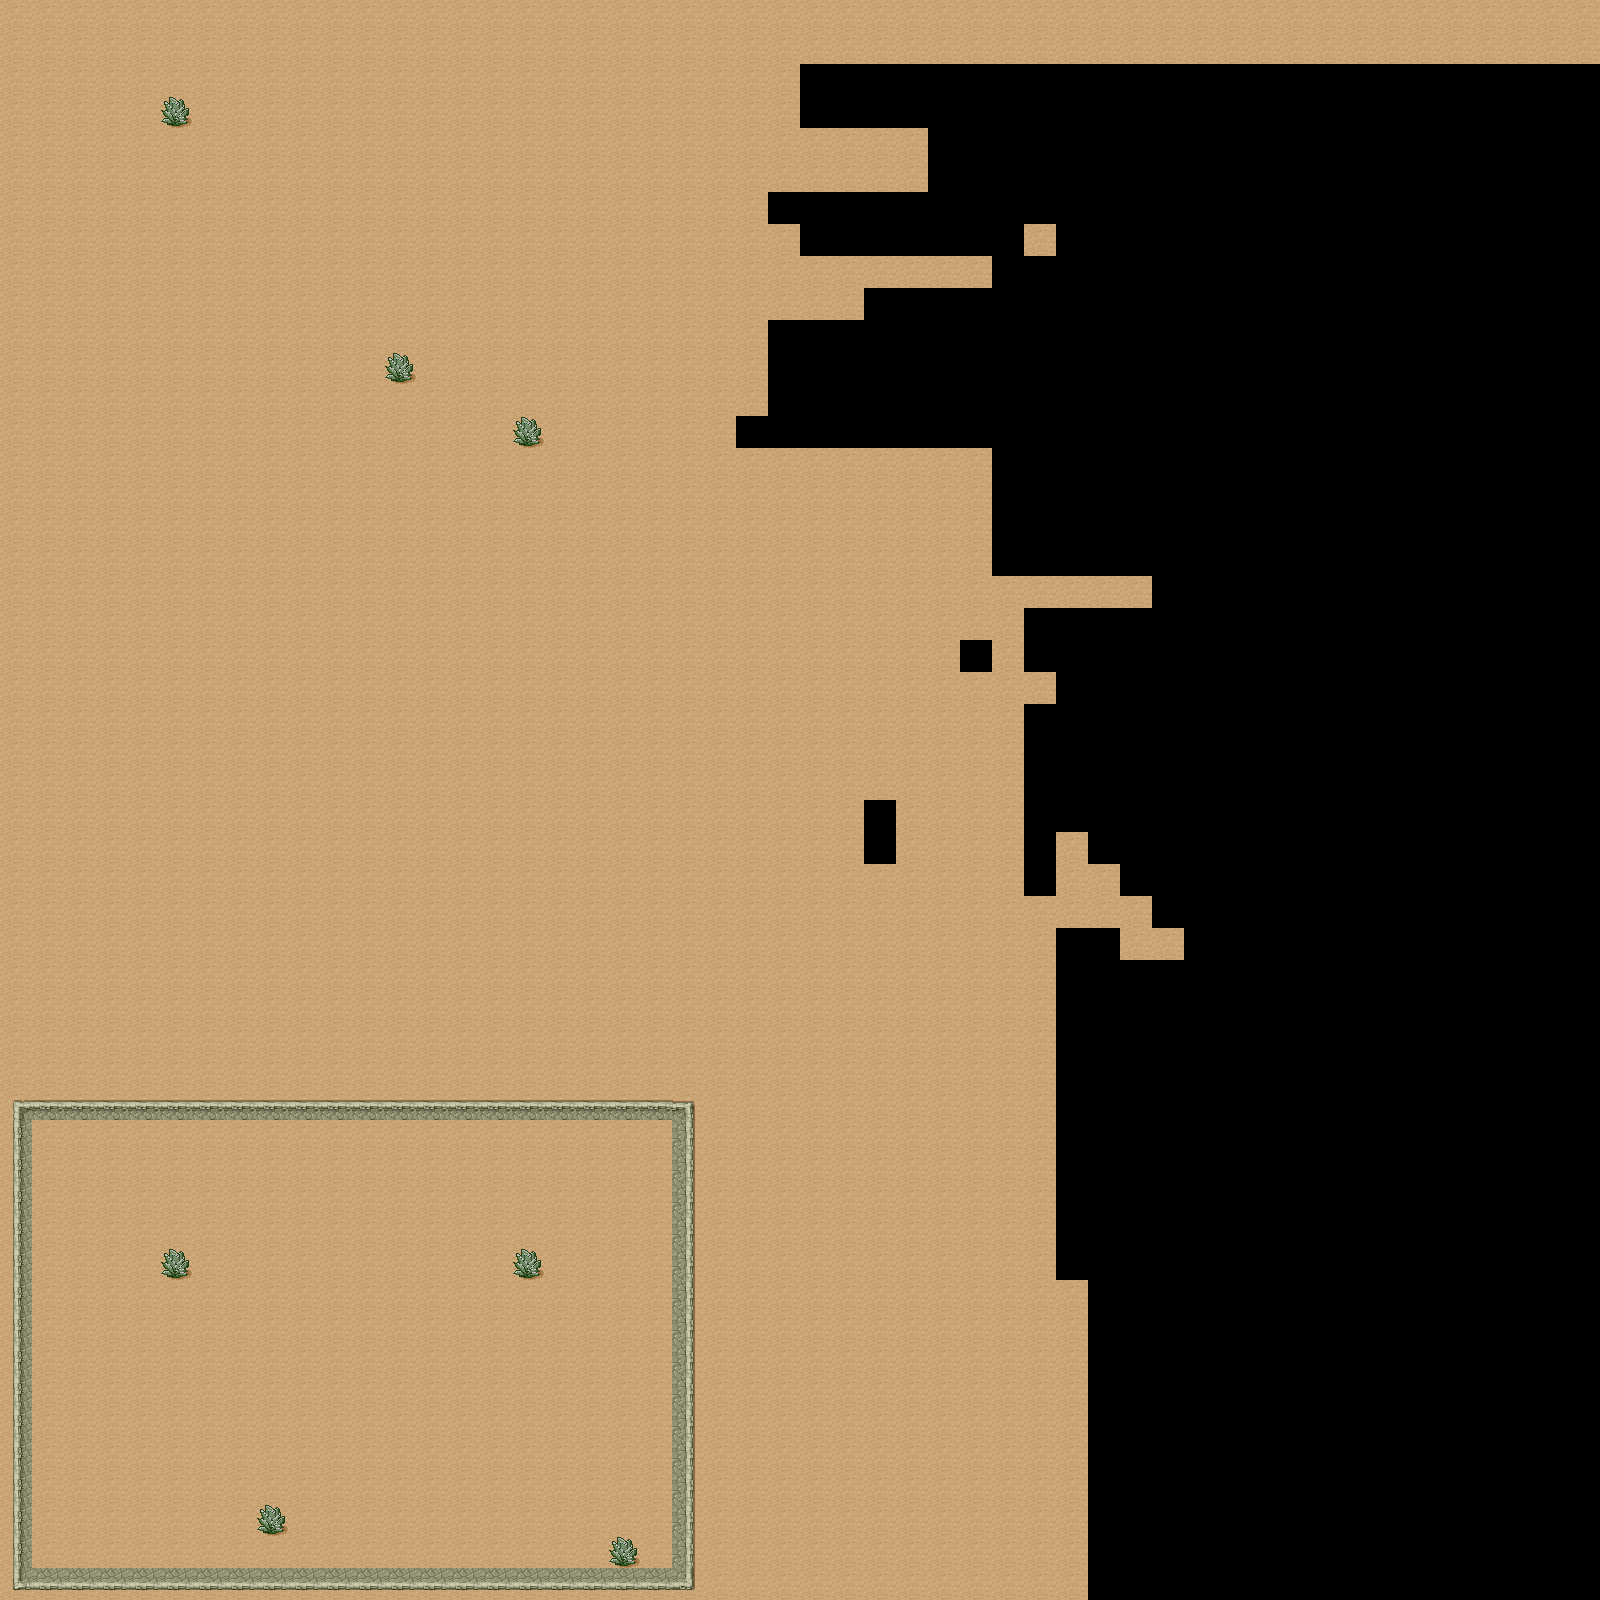

This game map was drawn from its Tiled (.tmx) file and the tilesets committed beside it. A one-line description and the trimmed map source follow:
An orthogonal 50x50 tile map with 32x32 px tiles, 1 tile layer (BackGround) and 7 objects (greenSP, redSP).

<map version="1.0" orientation="orthogonal" width="50" height="50" tilewidth="32" tileheight="32">
 <tileset firstgid="1" name="tmw_desert_spacing" tilewidth="32" tileheight="32" spacing="1" margin="1">
  <image source="tmw_desert_spacing.png" width="265" height="199" />
 </tileset>
 <layer name="BackGround" width="50" height="50" opacity="0.8">
  <data>[2500 cells, 1601 non-empty, 10 distinct tile ids]</data>
 </layer>
 <objectgroup name="Object" width="50" height="50">
  <object name="greenSP" x="342" y="1206" />
  <object x="343" y="1480" height="1" />
  <object name="redSP" x="343" y="1481" />
 </objectgroup>
 <objectgroup name="Collision" width="50" height="50">
  <object x="16" y="1103" width="672" height="15" />
  <object x="675" y="1108" width="16" height="479" />
  <object x="21" y="1571" width="662" height="14" />
  <object x="17" y="1107" width="16" height="474" />
 </objectgroup>
</map>
